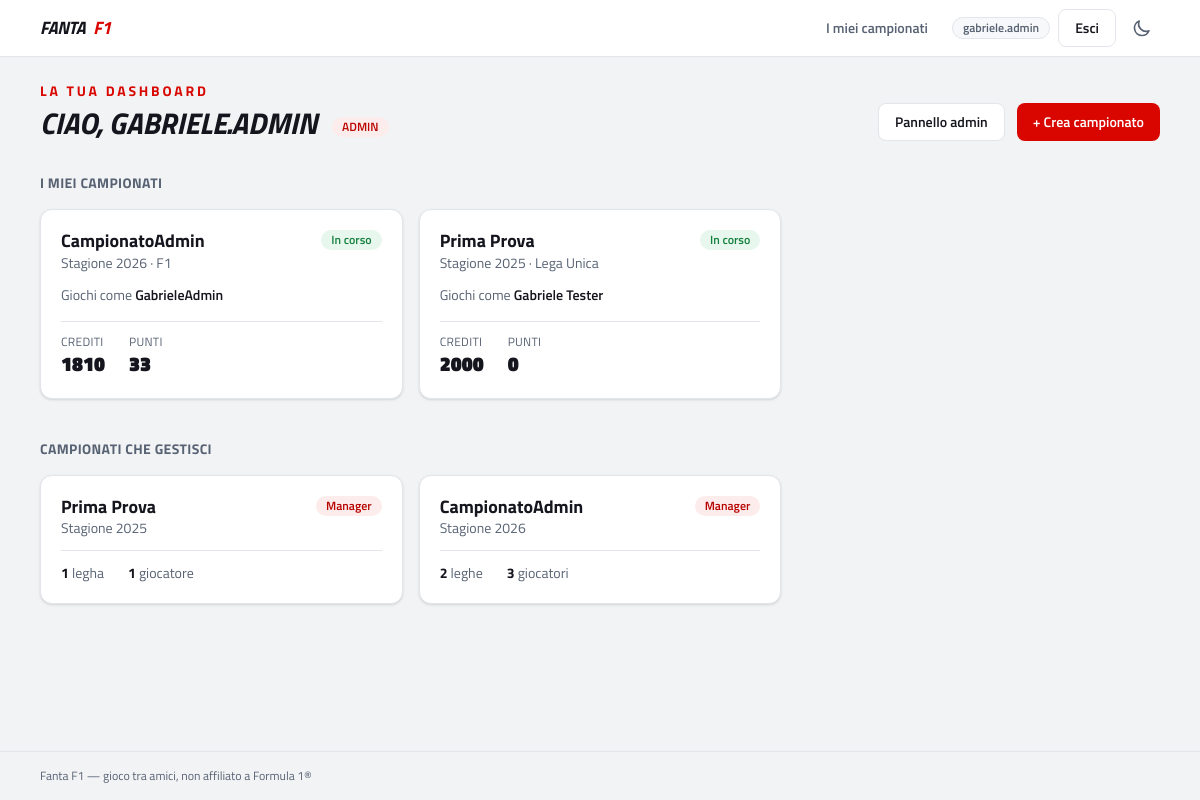
Screenshot of /dashboard/account/ (signed in) with the database file from the repository.
### fantaApp/models.py (models this page shows, shortened)
class CustomUser(AbstractUser):
    class UserType(models.TextChoices):
        USER = 'user', 'User'
        PREMIUM = 'premium', 'Premium'
        STAFF = 'staff', 'Staff'
        ADMIN = 'admin', 'Admin'
    user_type = models.CharField(
        max_length=10,
        choices=UserType.choices,
        default=UserType.USER
    )
    email = models.EmailField(unique=True, blank=False, null=False)
    birthday = models.DateField(null=True, blank=True)
    created_at = models.DateTimeField(auto_now_add=True)
    modified_at = models.DateTimeField(null=True, blank=True)
    deleted_at = models.DateTimeField(null=True, blank=True)
    active = models.BooleanField(default=True)
    objects = CustomUserManager()
    from django.db import models

class ChampionshipPlayer(models.Model):
    user = models.ForeignKey(CustomUser, on_delete=models.CASCADE)
    championship = models.ForeignKey(Championship, on_delete=models.PROTECT, related_name='participants')
    league = models.ForeignKey(League, on_delete=models.PROTECT, related_name='participants')
    player_name = models.CharField(max_length=50)
    available_credit = models.IntegerField(default=2000)
    total_score = models.IntegerField(default=0)
    joined_at = models.DateTimeField(auto_now_add=True)
    class Meta:
        unique_together = [('user', 'championship'), ('player_name', 'championship')]

class Championship(models.Model):
    name = models.CharField(max_length=100)
    year = models.IntegerField()
    active = models.BooleanField(default=True)
    is_private = models.BooleanField(default=True)
    created_at = models.DateTimeField(auto_now_add=True)
    class Meta:
        unique_together = [('name', 'year')]

class League(models.Model):
    championship = models.ForeignKey(Championship, on_delete=models.CASCADE, related_name='leagues')
    name = models.CharField(max_length=100)
    created_at = models.DateTimeField(auto_now_add=True)

class ChampionshipManager(models.Model):
    user = models.ForeignKey(CustomUser, on_delete=models.CASCADE)
    championship = models.ForeignKey(Championship, on_delete=models.CASCADE, related_name='managers')
    appointed_at = models.DateTimeField(auto_now_add=True)
    class Meta:
        unique_together = ('user', 'championship')

### fantaApp/views/dashboard.py (the view)
# urls.py: path("dashboard/account/", dashboard.user_dashboard, name = 'user_dashboard'),
@login_required
def user_dashboard(request):
    user = request.user
    championship = ChampionshipPlayer.objects.filter(
        user=user
    ).select_related('championship', 'league').order_by('championship__active','-championship__year')
    context = {
        "user": user,
        "championship": championship,
        "is_admin": user.user_type == "admin",
        "is_staff": user.user_type == "staff",
        "is_premium": user.user_type == "premium"
    }
    return render(request, "fantaApp/user_dashboard.html", context)

### fantaApp/templates/fantaApp/user_dashboard.html (shortened to what this page needs)
{% extends 'fantaApp/base.html' %}
{% block content %}
<div class="mb-8 flex flex-wrap items-end justify-between gap-4">
  <div>
    <p class="text-sm font-bold uppercase tracking-[0.2em] text-accent">La tua dashboard</p>
    <h1 class="mt-1 text-3xl font-black uppercase italic">
      Ciao, {{ user.username }}
      {% if is_admin %}<span class="badge-accent ml-2 align-middle not-italic">Admin</span>
      {% elif is_staff %}<span class="badge-accent ml-2 align-middle not-italic">Staff</span>
      {% elif is_premium %}<span class="badge-warn ml-2 align-middle not-italic">Premium</span>{% endif %}
    </h1>
  </div>
  <div class="flex gap-3">
    {% if is_admin or is_staff %}
      <a href="{% url 'admin:index' %}" class="btn-secondary">Pannello admin</a>
    {% endif %}
    <a href="{% url 'create_championship' %}" class="btn-primary">+ Crea campionato</a>
  </div>
</div>
<h2 class="mb-4 text-sm font-bold uppercase tracking-wide text-muted">I miei campionati</h2>
<div class="grid gap-4 sm:grid-cols-2 lg:grid-cols-3">
  {% for e in championship %}
    <a href="{% url 'championship_dashboard' e.championship.id %}"
       class="card-pad group transition-shadow hover:shadow-md hover:border-accent/50">
      <div class="mb-3 flex items-start justify-between gap-2">
        <div>
          <h3 class="text-lg font-bold leading-tight group-hover:text-accent">
            {{ e.championship.name }}
          </h3>
          <p class="text-sm text-muted">Stagione {{ e.championship.year }} · {{ e.league.name }}</p>
        </div>
        {% if e.championship.active %}
          <span class="badge-ok shrink-0">In corso</span>
        {% else %}
          <span class="badge-muted shrink-0">Concluso</span>
        {% endif %}
      </div>
      <p class="mb-4 text-sm text-muted">Giochi come <span class="font-semibold text-ink">{{ e.player_name }}</span></p>
      <div class="flex gap-6 border-t border-line pt-3">
        <div>
          <p class="text-xs uppercase tracking-wide text-muted">Crediti</p>
          <p class="text-xl font-black">{{ e.available_credit }}</p>
        </div>
        <div>
          <p class="text-xs uppercase tracking-wide text-muted">Punti</p>
          <p class="text-xl font-black">{{ e.total_score }}</p>
        </div>
      </div>
    </a>
  {% endfor %}
</div>
{% if user.championshipmanager_set.all %}
  <h2 class="mb-4 mt-10 text-sm font-bold uppercase tracking-wide text-muted">Campionati che gestisci</h2>
  <div class="grid gap-4 sm:grid-cols-2 lg:grid-cols-3">
    {% for m in user.championshipmanager_set.all %}
      <a href="{% url 'championship_dashboard' m.championship.id %}"
         class="card-pad group transition-shadow hover:shadow-md hover:border-accent/50">
        <div class="mb-3 flex items-start justify-between gap-2">
          <div>
            <h3 class="text-lg font-bold leading-tight group-hover:text-accent">
              {{ m.championship.name }}
            </h3>
            <p class="text-sm text-muted">Stagione {{ m.championship.year }}</p>
          </div>
          <span class="badge-accent shrink-0">Manager</span>
        </div>
        <div class="flex gap-6 border-t border-line pt-3 text-sm text-muted">
          <span><strong class="text-ink">{{ m.championship.leagues.count }}</strong> legh{{ m.championship.leagues.count|pluralize:"a,e" }}</span>
          <span><strong class="text-ink">{{ m.championship.participants.count }}</strong> giocator{{ m.championship.participants.count|pluralize:"e,i" }}</span>
        </div>
      </a>
    {% endfor %}
  </div>
{% endif %}
{% endblock %}

### fantaApp/templates/fantaApp/base.html (shortened to what this page needs)
{% load static %}
<!doctype html>
<html lang="it">
  <head>
    <link rel="stylesheet" href="{% static 'fantaApp/css/main.css' %}" />
  </head>
  <body class="flex min-h-screen flex-col">
    <header class="sticky top-0 z-40 border-b border-line bg-surface/95 backdrop-blur">
      <nav class="mx-auto flex h-14 max-w-6xl items-center justify-between gap-4 px-4">
        <a href="{% url 'home' %}" class="flex items-center gap-2 text-lg font-black uppercase italic tracking-tight">
          Fanta<span class="text-accent">F1</span>
        </a>
        <div class="flex items-center gap-2">
          <div id="nav-menu" class="hidden absolute left-0 right-0 top-14 flex-col gap-1 border-b border-line bg-surface p-3 sm:static sm:flex sm:flex-row sm:items-center sm:gap-2 sm:border-0 sm:bg-transparent sm:p-0">
            {% if user.is_authenticated %}
              <a href="{% url 'user_dashboard' %}" class="btn-ghost">I miei campionati</a>
              <span class="badge-muted hidden sm:inline-flex" title="Utente connesso">{{ user.username }}</span>
              <form method="post" action="{% url 'logout' %}" class="contents">
                <button type="submit" class="btn-secondary">Esci</button>
              </form>
            {% else %}
              <a href="{% url 'login' %}" class="btn-ghost">Accedi</a>
              <a href="{% url 'register' %}" class="btn-primary">Registrati</a>
            {% endif %}
          </div>
          <button id="theme-toggle" type="button" class="btn-ghost !px-2" aria-label="Cambia tema chiaro/scuro">
            <svg class="h-5 w-5 dark:hidden" fill="none" viewBox="0 0 24 24" stroke="currentColor" stroke-width="2">
              <path stroke-linecap="round" stroke-linejoin="round" d="M20.354 15.354A9 9 0 018.646 3.646 9.003 9.003 0 0012 21a9.003 9.003 0 008.354-5.646z" />
            </svg>
          </button>
        </div>
      </nav>
    </header>
    <main class="mx-auto w-full max-w-6xl flex-1 px-4 py-6">
      {% block content %}{% endblock %}
    </main>
    <footer class="border-t border-line py-4">
      <p class="mx-auto max-w-6xl px-4 text-xs text-muted">
        Fanta F1 — gioco tra amici, non affiliato a Formula 1&reg;
      </p>
    </footer>
  </body>
</html>

### fantaApp/static/fantaApp/css/main.css (style rules this page uses)
:root { --bg-base:#f2f3f5;--bg-surface:#fff;--bg-surface-2:#f7f8fa;--text-ink:#15151e;--text-muted:#576273;--border-line:#e2e5ea;--accent:#d90600;--accent-strong:#b80500;--accent-soft:#fdecec;--ok:#15803d;--ok-soft:#e8f7ee;--warn:#b45309;--warn-soft:#fdf3e3 }

### rows the page displays
CustomUser: username "gabriele.admin", username "GABRIELE.ADMIN"
ChampionshipPlayer: championship.name "CampionatoAdmin", championship.year "2026", league.name "F1", shows "In corso", player_name "GabrieleAdmin", available_credit "1810", total_score "33"
ChampionshipPlayer: championship.name "Prima Prova", championship.year "2025", league.name "Lega Unica", shows "In corso", player_name "Gabriele Tester", available_credit "2000", total_score "0"
ChampionshipManager: championship.name "Prima Prova", championship.year "2025", championship.leagues.count "1", championship.participants.count "1"
ChampionshipManager: championship.name "CampionatoAdmin", championship.year "2026", championship.leagues.count "2", championship.participants.count "3"
